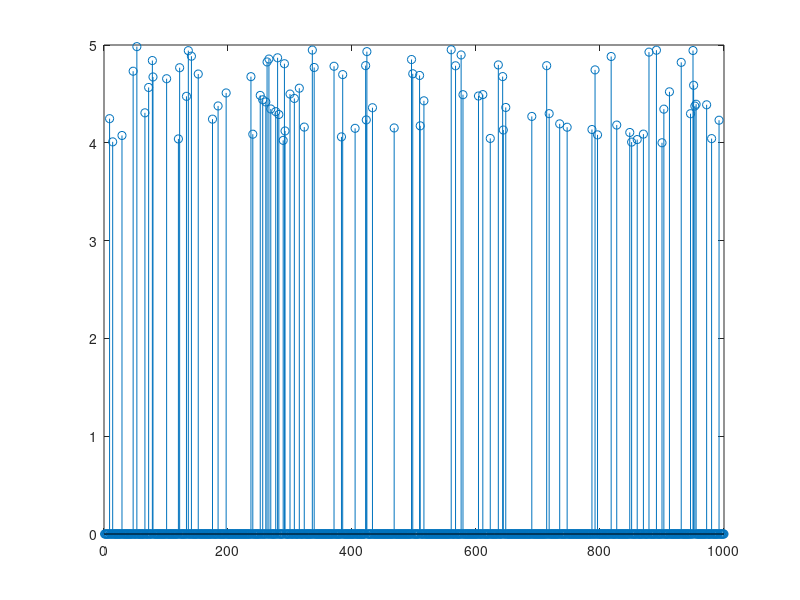

Reproduce this figure in MATLAB.
% 1 : Crear los vectores
v1 = [1,2,3];
v2 = [3,2,1];
v3 = [5,7,-1];

% 2 : Concatenar v1, v2 y v3 en las dimensiones 1, 2 y 3
% Dimension 1 : apilamos los tres vectores en vertical
M1 = cat(1, v1, v2, v3);
% Dimension 2 : concatenamos en horizontal
M2 = cat(2, v1, v2, v3);
% Dimension 3 : matriz 3D, cada 'capa' es un vector en vertical
M3 = cat(3, v1, v2, v3);

% 3 : Mostrar los valores
disp(M1)
disp(M2)
disp(M3)

% 4 : Definir matriz A y B
A = [1,2,3;4,5,6;7,8,9];
B = [9,8,7;6,5,4;3,2,1];
disp(A)
disp(B)

% 5 : Multiplicar A y B componente a componente
C = A .* B;
disp("A x B :");
disp(C)

% 6 : Crear las submatrices A2 y B2
A2 = A(1:2,1:2)
B2 = B(2:3,2:3)

% 7 : Crear un cell array de tamaño 2x2 que contenga los vectores v1 y v2 en la primera fila y
% las matrices A y B en la segunda fila.
CA = {v1 v2;A B}
%luego acceder con CA{2,2} por ejemplo

% 8 :  Crear una matriz D de tamaño 10 x 15 formada toda ella por doses.
% Creamos una matriz lleno de unos y multiplicamos cada uno de los
% elementos por 2
D = ones(10,15) * 2

% 9: Sustituir la columna central de la matriz D por el mayor valor de A.
% La siguiente linea devuelve un vector con el mayor elemento de cada columna
vector_mayor_elemento_A = max(A)
% Ahora del vector anterior, obtenemos el mayor valor
mayor_elemento_A = max(vector_mayor_elemento_A)

% Columna central de una matriz de 15 columnas : la 8
D(:,8) = mayor_elemento_A

%10: Dada la matriz E
E = [3 2 1 5 6; 2 3 4 2 3;7 8 9 10 11;3 2 2 1 2;2 0 2 2 2]
% Encontrar la posición del elemento menor.
vector_menor_elemento_E = min(E)
menor_elemento_E = min(vector_menor_elemento_E)
% find localiza la posicion; devuelve el indice lineal y las coordenadas
[filas, cols] = find(E == menor_elemento_E)

% 11 : A partir de la matriz E, crear una máscara binaria con el valor ‘1’ en la posición de los
% doses y de los treses y con el valor ‘0’ en el resto de posiciones utilizando para ello
% operadores relacionales. MB = Mascara Binaria
MB = (E == 2 | E == 3)

% 12 : A partir de la máscara anterior, obtener otra matriz F donde sólo aparezcan los ‘2’ y ‘3’
% de la matriz E y cero (‘0’) en el resto de posiciones.

% Solucion facil : Como la mascara binaria ya tiene 1's en las posiciones
% donde la matriz E original tenia 2's y 3's, podemos obtener la matriz F
% simplemente 
F = MB .* E

% 13 : Generar una matriz G de tamaño 1000×1000 con números aleatorios comprendidos entre
% 0 y 10.
G = rand(1000,1000) .* 10

% 14 : Obtener una matriz H con los valores de G comprendidos entre 4 y 5 y cero en el resto.
% Representar gráficamente la fila 500 utilizando la función stem. Medir el tiempo de
% ejecución en milisegundos (ms). 

% Cronometramos todo el proceso con tic/toc (segundos) y lo pasamos a ms
tic
% Primero creamos una mascara binaria
MB = (G >= 4 & G <= 5);
% Ahora obtenemos H
H = MB .* G;
% Ahora representamos la fila 500
figure, stem(H(500,:))
tiempo_ms = toc * 1000;
disp(['Tiempo de ejecucion: ', num2str(tiempo_ms), ' ms'])
